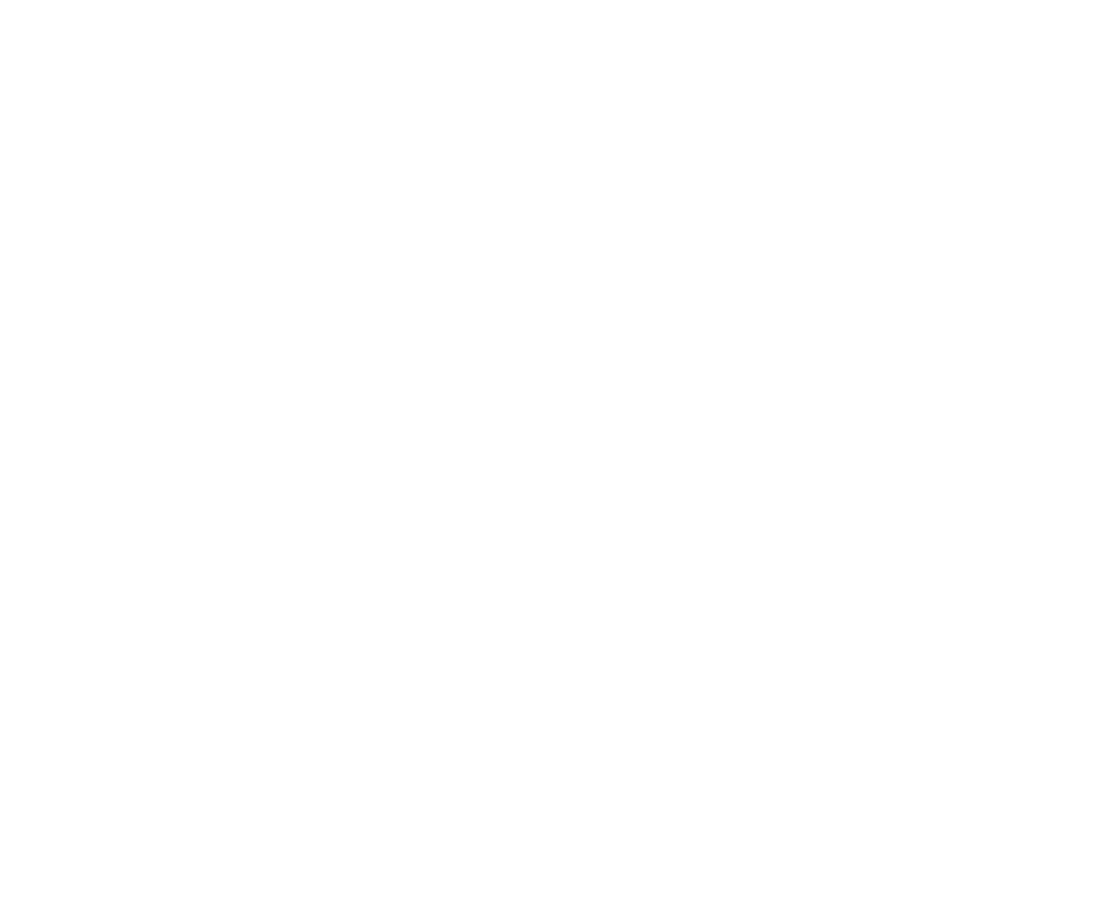
Frame 1 (no input)
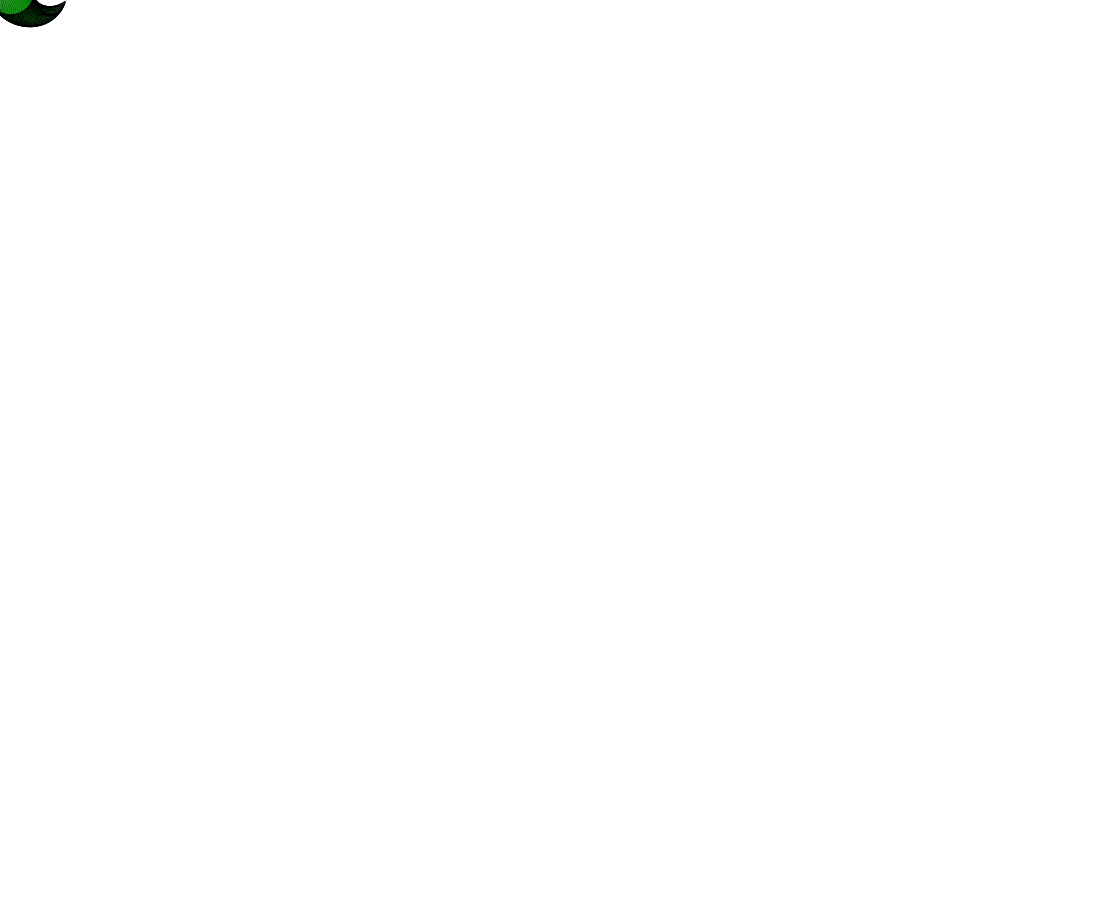
Frame 60 (no input)
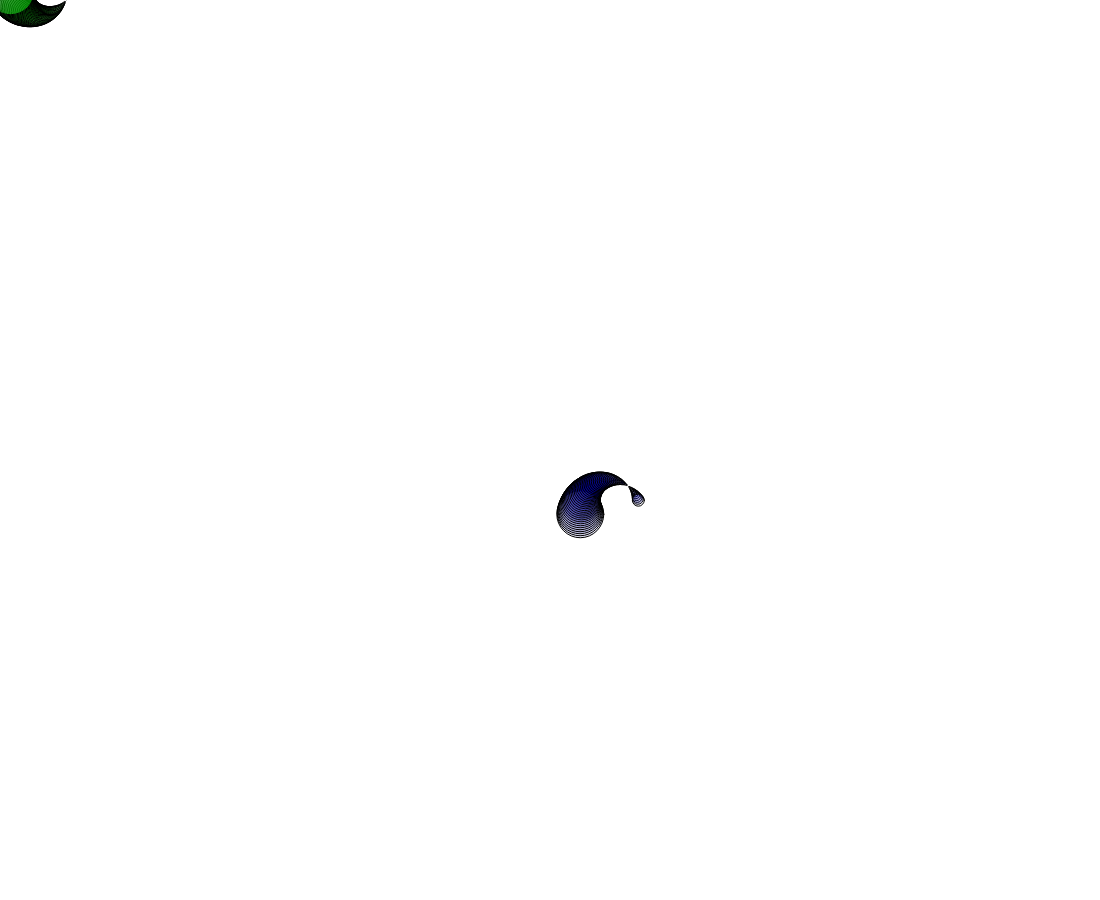
Frame 120 (the mouse pressed at the canvas centre since frame 60)

The p5.js sketch that drew these frames (run headless with seeded random() and noise() and a simulated clock; from frame 60 on, the mouse is pressed at the canvas centre):

// p5.js sketch
// ── sketch.js
var radius = 12;
var angle = 0.0;
var offset = 60;
var scalar = 30;
var speed = 0.05;
var cnv;

function centerCanvas() {
  var x = (windowWidth - width) / 2;
  var y = (windowHeight - height) / 2;
  cnv.position(x, y);
}

function setup() {
  cnv = createCanvas(windowWidth - 100, windowHeight - 100);
  centerCanvas();
  background(255);
}

function windowResized() {
  centerCanvas();
}

function draw() {
    var x = offset + cos(angle) * scalar;
    var y = offset + sin(angle) * scalar;
    var d = dist(mouseX, mouseY, x, y);
    if (mouseIsPressed) {
        radius ++;
        fill(0, 0, 144, random(50));
        translate(mouseX, mouseY); 
    } else {
        radius --;
        fill(0, 138, 0, random(50));
        translate(mouseX + 30, mouseY - 25); 
    }
    ellipse(x, y, radius, radius); 
    angle += speed;}
    {
    
        
    }
    
